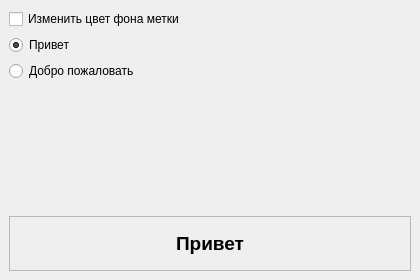
<?xml version="1.0" encoding="UTF-8"?>
<ui version="4.0">
 <class>MainWindow</class>
 <widget class="QMainWindow" name="MainWindow">
  <property name="geometry">
   <rect>
    <x>0</x>
    <y>0</y>
    <width>420</width>
    <height>280</height>
   </rect>
  </property>
  <property name="windowTitle">
   <string>Задание 2</string>
  </property>
  <widget class="QWidget" name="centralwidget">
   <layout class="QVBoxLayout" name="verticalLayout">
    <item>
     <widget class="QCheckBox" name="checkBox">
      <property name="text">
       <string>Изменить цвет фона метки</string>
      </property>
      <property name="checked">
       <bool>false</bool>
      </property>
     </widget>
    </item>
    <item>
     <widget class="QRadioButton" name="radioButton">
      <property name="text">
       <string>Привет</string>
      </property>
      <property name="checked">
       <bool>true</bool>
      </property>
     </widget>
    </item>
    <item>
     <widget class="QRadioButton" name="radioButton_2">
      <property name="text">
       <string>Добро пожаловать</string>
      </property>
      <property name="checked">
       <bool>false</bool>
      </property>
     </widget>
    </item>
    <item>
     <spacer name="verticalSpacer">
      <property name="orientation">
       <enum>Qt::Vertical</enum>
      </property>
      <property name="sizeHint" stdset="0">
       <size>
        <width>20</width>
        <height>20</height>
       </size>
      </property>
     </spacer>
    </item>
    <item>
     <widget class="QLabel" name="label">
      <property name="minimumSize">
       <size>
        <width>0</width>
        <height>55</height>
       </size>
      </property>
      <property name="font">
       <font>
        <pointsize>14</pointsize>
        <bold>true</bold>
       </font>
      </property>
      <property name="text">
       <string>Привет</string>
      </property>
      <property name="alignment">
       <set>Qt::AlignCenter</set>
      </property>
      <property name="frameShape">
       <enum>QFrame::StyledPanel</enum>
      </property>
     </widget>
    </item>
   </layout>
  </widget>
 </widget>
 <resources/>
 <connections/>
</ui>
